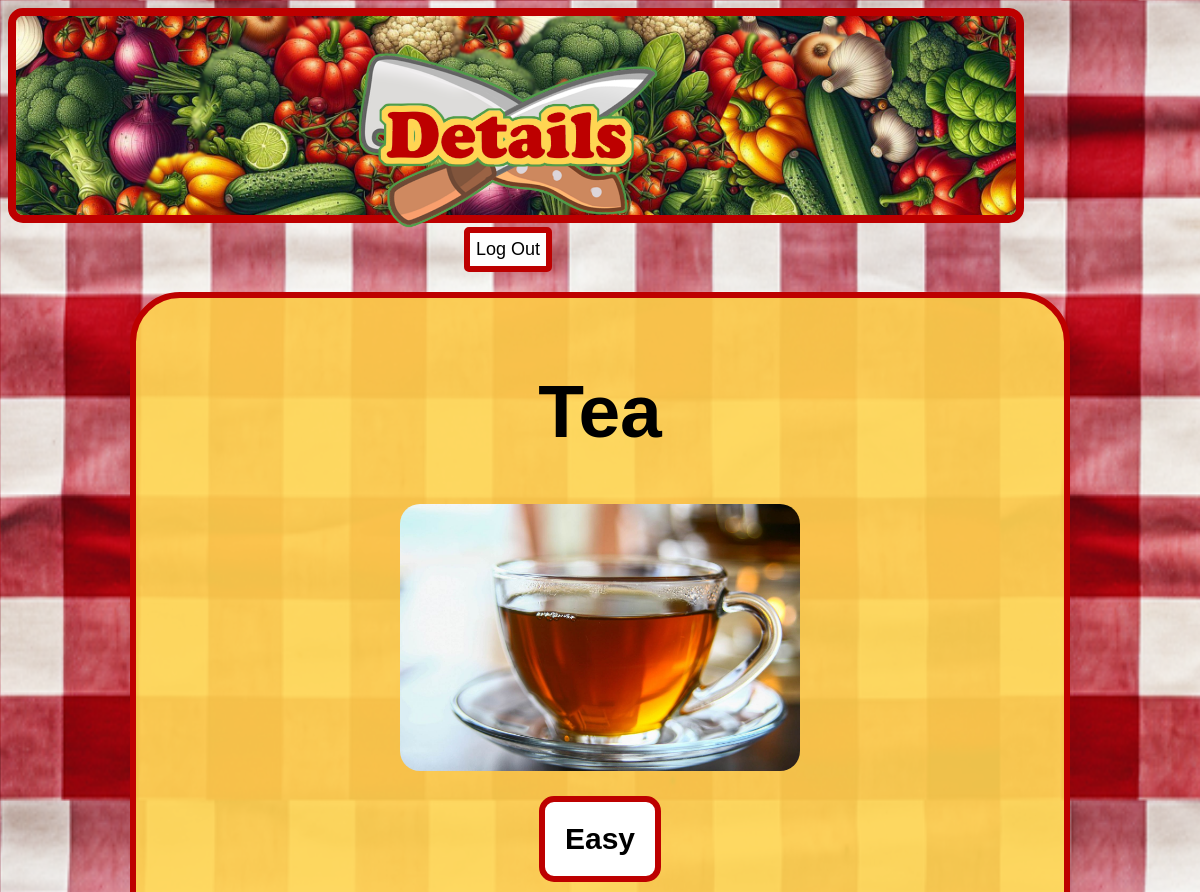
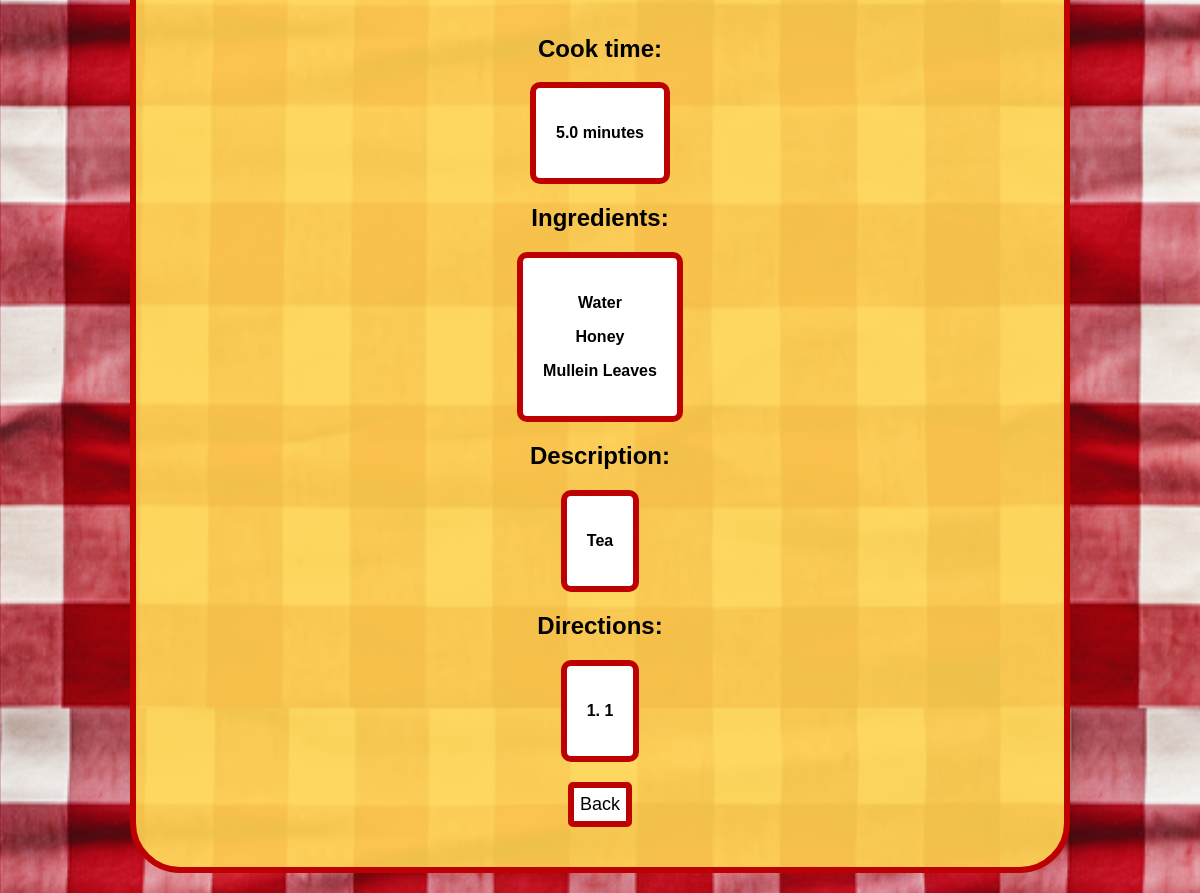
The page /all_recipes/14 (signed in) on the database its author committed (2 pictures, top to bottom).
### recipes/models.py (models this page shows, shortened)
class Recipe(models.Model):
    name = models.CharField(max_length=50)
    cook_time = models.FloatField(help_text='in minutes')
    ingredients = models.CharField(max_length=120)
    description = models.TextField(max_length=200)
    steps = models.TextField(max_length=1000, help_text='Seperate each step with two commas')
    image = models.ImageField(upload_to='recipe_images', default='no_img.PNG')
    def calc_difficulty(self):
        ingredients = self.ingredients.split(', ')
        if self.cook_time < 10 and len(ingredients) < 4:
            self.difficulty = 'Easy'
        elif self.cook_time < 10 and len(ingredients) >= 4:
            self.difficulty = 'Medium'
        elif self.cook_time >= 10 and len(ingredients) < 4:
            self.difficulty = 'Intermediate'
        else:
            self.difficulty = 'Hard'
        return self.difficulty
    def ingredients_to_list(self):
        ingredients_list = self.ingredients.split(',')
        return ingredients_list
    def steps_to_list(self):
        steps_list = self.steps.split(',, ')
        numbered_steps = []
        for index, item in enumerate(steps_list):
            numbered_item = f'{index + 1}. {item}'
            numbered_steps.append(numbered_item)
        return numbered_steps

### recipes/views.py (the view)
# urls.py: path('all_recipes/<int:pk>', ViewRecipeDetails.as_view(), name='details'),
class ViewRecipeDetails(LoginRequiredMixin, DetailView):
    model = Recipe
    template_name = 'recipes/details.html'

### recipes/templates/recipes/details.html (shortened to what this page needs)
<!DOCTYPE html>
<html>
    <head>
        {% load static %}
        <link rel="stylesheet" type="text/css" href="{% static 'recipes/css/styles.css' %}">
    </head>
    <body>
        <div class="banner">
            <img id="logo" src="{% static 'recipes/images/details.png' %}">
            {% if user.is_authenticated %}
                <button>
                    <a href="/success/">Log Out</a>
                </button>
            {% endif %}
        </div>
        <div class="recipe_details">
            <h1>{{object.name}}</h1>
            <img style="width: 400px; border-radius: 20px;" src="{{object.image.url}}">
            <h2 class="difficulty">{{object.calc_difficulty}}</h2>
            <h2>Cook time:</h2>
            <div class="details_box">
                <p>{{object.cook_time}} minutes</p>
            </div>
            <h2>Ingredients:</h2>
            <div class="details_box">
                {% for ingredient in object.ingredients_to_list %}
                    <p>{{ingredient}}</p>
                {% endfor %}
            </div>
            <h2>Description:</h2>
            <div class="details_box">
                <p>{{object.description}}</p>
            </div>
            <h2>Directions:</h2>
            <div class="details_box">
                {% for step in object.steps_to_list %}
                <p>{{step}}</p>
                {% endfor %}
            </div>
            <button style="margin: 20px;" onclick="goBack()">
                Back
            </button>
        </div>
    </body>
</html>

### recipes/static/recipes/css/styles.css (style rules this page uses)
* { font-family: Verdana, Geneva, Tahoma, sans-serif; list-style: none; }
body { background-image: url("../images/background.png"); background-repeat: repeat; background-size: 1000px 800px; }
.banner { position: relative; width: 1000px; text-align: center; }
#logo { position: absolute; top: 50%; left: 50%; transform: translate(-50%, -50%); width: 300px; z-index: 1; }
button { background-color: white; font-size: large; border-width: 6px; border-color: rgb(189, 000, 000); border-style: solid; border-radius: 5px; padding: 6px; }
a { text-decoration: none; color: black; }

### recipes/templates/recipes/details.html (style rules this page uses)
.recipe_details { display: flex; flex-direction: column; justify-content: center; align-items: center; background-color: rgba(255, 213, 082, .9); border-radius: 50px; border-color: rgb(189, 000, 000); border-style: solid; border-width: 6px; margin: 20px auto; width: 75%; text-align: center; padding: 20px; }
h1 { font-size: 75px; }
.difficulty { background-color: white; font-size: 30px; padding: 20px; border-width: 6px; border-color: rgb(189, 000, 000); border-style: solid; border-radius: 15px; }

### rows shown on the page
Recipe: name "Tea", image (picture), calc_difficulty "Easy", cook_time "5.0", description "Tea"

### other values the page prints
{{ ingredient }} "Water" "Honey" "Mullein Leaves"
{{ step }} "1. 1"
